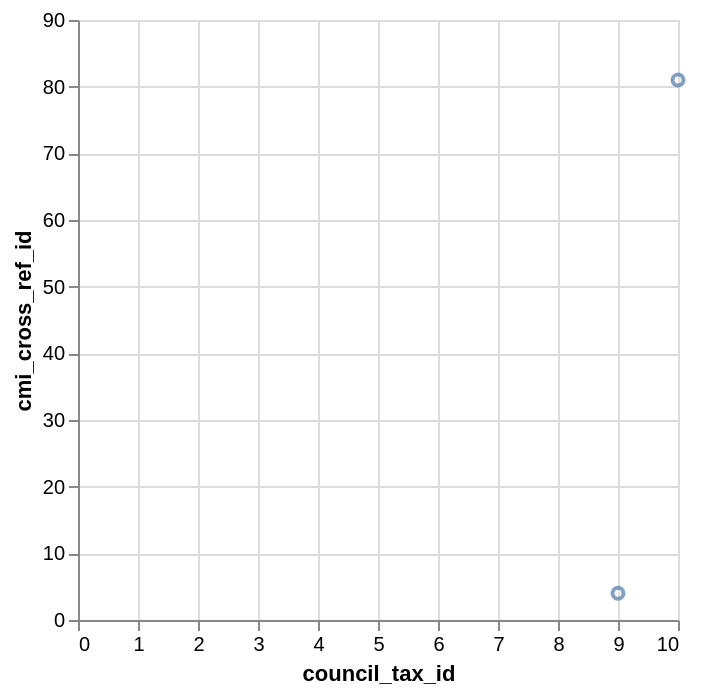

The specification (Vega-Lite) saved for this image:
### Vega-Lite specification from a JSON file in a GitHub repository (floating-point values rounded to 4 significant figures)
{"data": {"values": [{"x_data": 9, "y_data": 4}, {"x_data": 10, "y_data": 81}]}, "mark": "point", "encoding": {"x": {"field": "x_data", "type": "quantitative", "title": "council_tax_id"}, "y": {"field": "y_data", "type": "quantitative", "title": "cmi_cross_ref_id"}}}
